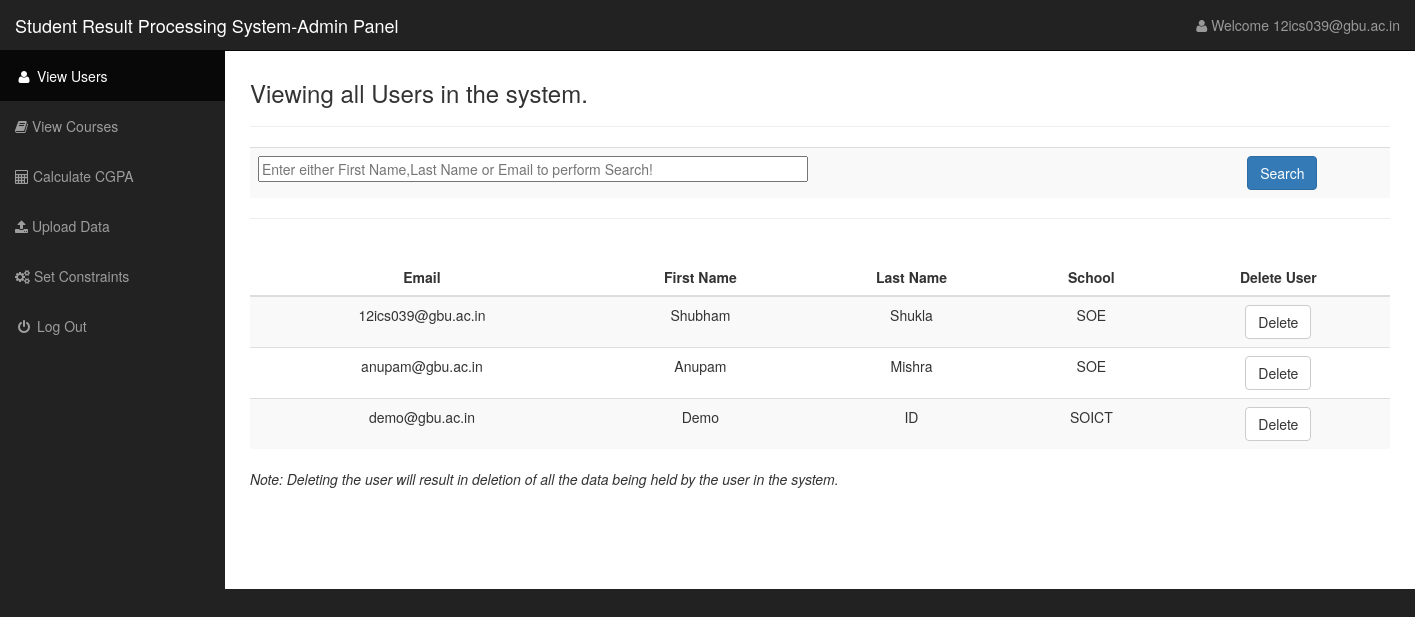
Page /admin/adminLanding.php (signed in) on the committed database.
### tables this page shows
CREATE TABLE IF NOT EXISTS `users` (
  `email` varchar(55) NOT NULL,
  `password` varchar(50) NOT NULL,
  `firstName` text NOT NULL,
  `lastName` text NOT NULL,
  `school` varchar(5) NOT NULL,
  `designation` varchar(5) NOT NULL,
  `officeNumber` varchar(12) NOT NULL,
  `gender` text NOT NULL,
  `timeReg` datetime NOT NULL DEFAULT CURRENT_TIMESTAMP,
  PRIMARY KEY (`email`)
);

### admin/adminLanding.php (the view, shortened to what this page needs)
<?php
include ("../phpIncludes/connectMySQL.php");
?>
<!DOCTYPE html>
<html lang="en">
<head>
    <link href="http://localhost/studentMarks/sideBar/css/bootstrap.min.css" rel="stylesheet">
    <link href="http://localhost/studentMarks/sideBar/css/sb-admin.css" rel="stylesheet">
    <link href="http://localhost/studentMarks/sideBar/css/plugins/morris.css" rel="stylesheet">
    <link href="http://localhost/studentMarks/sideBar/font-awesome/css/font-awesome.min.css" rel="stylesheet" type="text/css">
</head>
<body>
    <div id="wrapper">
        <nav class="navbar navbar-inverse navbar-fixed-top" role="navigation">
            <div class="navbar-header">
                <a class="navbar-brand" href="http://localhost/studentMarks/views/adminLanding.php">Student Result Processing System-Admin Panel</a>
            </div>
            <ul class="nav navbar-right top-nav">
                <li class="dropdown">
                    <a href="#" class="dropdown-toggle" data-toggle="dropdown"><i class="fa fa-user"></i> Welcome <?php echo $_SESSION['username'];?></a>
                </li>
            </ul>
            <div class="collapse navbar-collapse navbar-ex1-collapse">
                <ul class="nav navbar-nav side-nav">
                    <li class="active">
                        <a href="http://localhost/studentMarks/admin/adminLanding.php" ><i class="fa fa-fw fa-user"></i>
 View Users</a>
                    </li>
                    <li>
                        <a href="http://localhost/studentMarks/admin/courseAdmin.php"><i class="fa fa-book"></i> View Courses</a>
                    </li>
                    <li>
                        <a href="http://localhost/studentMarks/admin/calculateGPA.php"><i class="fa fa-calculator"></i> Calculate CGPA</a>
                    </li>
                    <li>
                            <a href="http://localhost/studentMarks/admin/uploadData.php"><i class="fa fa-upload"></i> Upload Data</a>
                   </li>
                   <li>
                            <a href="http://localhost/studentMarks/admin/setConst.php"><i class="fa fa-cogs"></i> Set Constraints</a>
                   </li>
                    <li>
                            <a href="http://localhost/studentMarks/admin/logout.php"><i class="fa fa-fw fa-power-off"></i> Log Out</a></li>
                </ul>
            </div>
        </nav>
        <div id="page-wrapper">
			<div id="container-fluid">
            <div class="container">
            <h3>Viewing all Users in the system.</h3>
            <hr>
            <table class="table table-striped">
            <form action="" method="post">
            <tr>
            <td><input type="text" name="searchQuery" placeholder="Enter either First Name,Last Name or Email to perform Search!" size="70"></td>
            <td> <input type="submit" name="search" class="btn btn-primary" value="Search"></td>
            </tr>
            </form>
            </table>
            <hr>
            <br>
<table class="table  table-striped">
        <thead>
            <tr>
              <th><center>Email</center></th>
              <th><center>First Name</center></th>
              <th><center>Last Name</center></th>
              <th><center>School</center> </th>
              <th><center> Delete User</center></th>
            </tr>
        </thead>
        <tbody>
        <?php
			if(!isset($_POST['search'])){
            $sqlDetail = "SELECT email,firstName,lastName,school FROM users";
             global $link;
                $result1 = $link -> query($sqlDetail);
              if (mysqli_num_rows($result1) > 0) {
               while($row2 = mysqli_fetch_array($result1)) {
                $email= $row2['email'];
                $fname =$row2['firstName'];
                $lname = $row2['lastName'];
                $school = $row2['school'];
               echo "<tr>";
         echo "<td>"."<center>".$email."</center>"."</td>";
        echo "<td>"."<center>".$fname."</center>"."</td>";
         echo "<td>"."<center>".$lname."</center>"."</td>";
         echo "<td>"."<center>".strtoupper($school)."</center>"."</td>";
         echo "<td><center>".'<a href="http://localhost/studentMarks/phpIncludes/deleteUser.php?userName='.$email.'">'.'<button class="btn btn-default">Delete</button>'.'</a></center></td>';
        echo "</tr>";
    }
}else {
    echo "<tr>";
    echo "<td>"."<center>"."No rows found!"."</center>"."</td>";
    echo "</tr>";
}}
?>
        </tbody>
    </table>
       	<p><i>Note: Deleting the user will result in deletion of all the data being held by the user in the system.</i></p>
           <br>
           <br>
           <br>
           <br>
	</div>
        </div>
        </div>
    </div>
</body>
</html>

### sideBar/css/sb-admin.css (style rules this page uses)
body { margin-top: 100px; background-color: #222; }
@media (min-width:768px) { body { margin-top: 50px; } }
#wrapper { padding-left: 0; }
#page-wrapper { width: 100%; padding: 0; background-color: #fff; }
@media (min-width:768px) { #wrapper { padding-left: 225px; } }
@media (min-width:768px) { #page-wrapper { padding: 10px; } }
.top-nav { padding: 0 15px; }
.top-nav>li { display: inline-block; float: left; }
.top-nav>li>a { padding-top: 15px; padding-bottom: 15px; line-height: 20px; color: #999; }
@media (min-width:768px) { .side-nav { position: fixed; top: 51px; left: 225px; width: 225px; margin-left: -225px; border: none; border-radius: 0; overflow-y: auto; background-color: #222; bottom: 0; overflow-x: hidden; padding-bottom: 40px; } }
@media (min-width:768px) { .side-nav>li>a { width: 225px; } }

### rows in the picture
users: email "12ics039@gbu.ac.in", firstName "Shubham", lastName "Shukla", school "SOE"
users: email "anupam@gbu.ac.in", firstName "Anupam", lastName "Mishra", school "SOE"
users: email "demo@gbu.ac.in", firstName "Demo", lastName "ID", school "SOICT"

### other values in the picture
$_SESSION['username'] "12ics039@gbu.ac.in"
